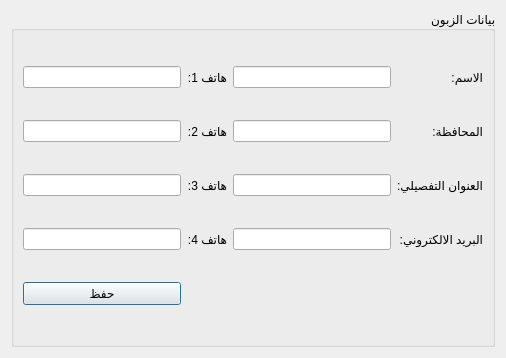
<?xml version="1.0" encoding="UTF-8"?>
<ui version="4.0">
 <class>ClientEdit</class>
 <widget class="QDialog" name="ClientEdit">
  <property name="geometry">
   <rect>
    <x>0</x>
    <y>0</y>
    <width>506</width>
    <height>358</height>
   </rect>
  </property>
  <property name="windowTitle">
   <string>تعديل بيانات زبون</string>
  </property>
  <property name="windowIcon">
   <iconset>
    <normaloff>graphics/icon.xpm</normaloff>graphics/icon.xpm</iconset>
  </property>
  <layout class="QGridLayout" name="gridLayout_2">
   <item row="0" column="0">
    <widget class="QGroupBox" name="groupBox">
     <property name="layoutDirection">
      <enum>Qt::RightToLeft</enum>
     </property>
     <property name="title">
      <string>بيانات الزبون</string>
     </property>
     <layout class="QGridLayout" name="gridLayout">
      <item row="2" column="2">
       <widget class="QLineEdit" name="governorate_input"/>
      </item>
      <item row="0" column="3">
       <widget class="QLabel" name="label_4">
        <property name="text">
         <string>هاتف 1:</string>
        </property>
       </widget>
      </item>
      <item row="2" column="3">
       <widget class="QLabel" name="label_5">
        <property name="text">
         <string>هاتف 2:</string>
        </property>
       </widget>
      </item>
      <item row="3" column="2">
       <widget class="QLineEdit" name="address_input"/>
      </item>
      <item row="0" column="1">
       <widget class="QLabel" name="label">
        <property name="text">
         <string>الاسم:</string>
        </property>
       </widget>
      </item>
      <item row="5" column="4">
       <widget class="QPushButton" name="save_btn">
        <property name="maximumSize">
         <size>
          <width>16777215</width>
          <height>16777215</height>
         </size>
        </property>
        <property name="text">
         <string>حفظ</string>
        </property>
       </widget>
      </item>
      <item row="0" column="4">
       <widget class="QLineEdit" name="phone1_input"/>
      </item>
      <item row="2" column="1">
       <widget class="QLabel" name="label_2">
        <property name="text">
         <string>المحافظة:</string>
        </property>
       </widget>
      </item>
      <item row="2" column="4">
       <widget class="QLineEdit" name="phone2_input"/>
      </item>
      <item row="4" column="3">
       <widget class="QLabel" name="label_7">
        <property name="text">
         <string>هاتف 4:</string>
        </property>
       </widget>
      </item>
      <item row="3" column="1">
       <widget class="QLabel" name="label_3">
        <property name="text">
         <string>العنوان التفصيلي:</string>
        </property>
       </widget>
      </item>
      <item row="4" column="1">
       <widget class="QLabel" name="label_8">
        <property name="text">
         <string>البريد الالكتروني:</string>
        </property>
       </widget>
      </item>
      <item row="4" column="2">
       <widget class="QLineEdit" name="email_input"/>
      </item>
      <item row="3" column="3">
       <widget class="QLabel" name="label_6">
        <property name="text">
         <string>هاتف 3:</string>
        </property>
       </widget>
      </item>
      <item row="3" column="4">
       <widget class="QLineEdit" name="phone3_input"/>
      </item>
      <item row="4" column="4">
       <widget class="QLineEdit" name="phone4_input">
        <property name="text">
         <string/>
        </property>
       </widget>
      </item>
      <item row="0" column="2">
       <widget class="QLineEdit" name="name_input"/>
      </item>
     </layout>
    </widget>
   </item>
  </layout>
 </widget>
 <resources/>
 <connections/>
</ui>
